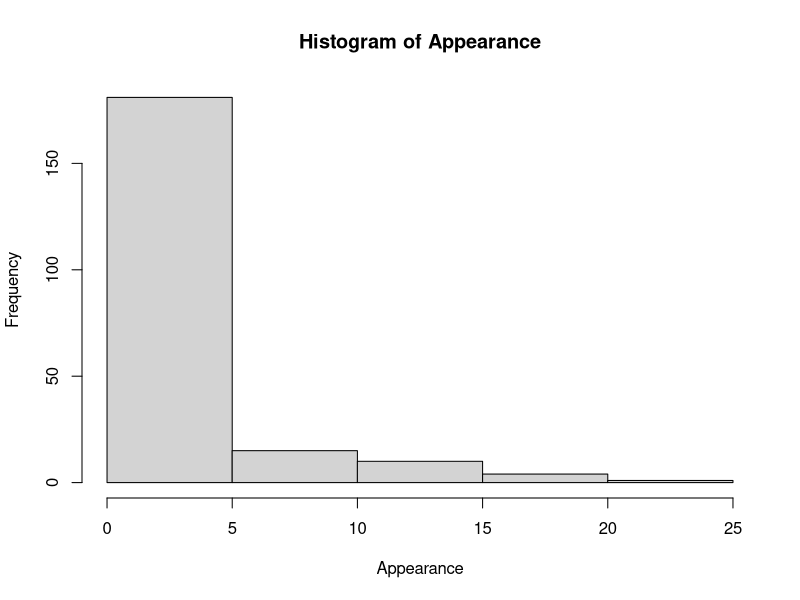
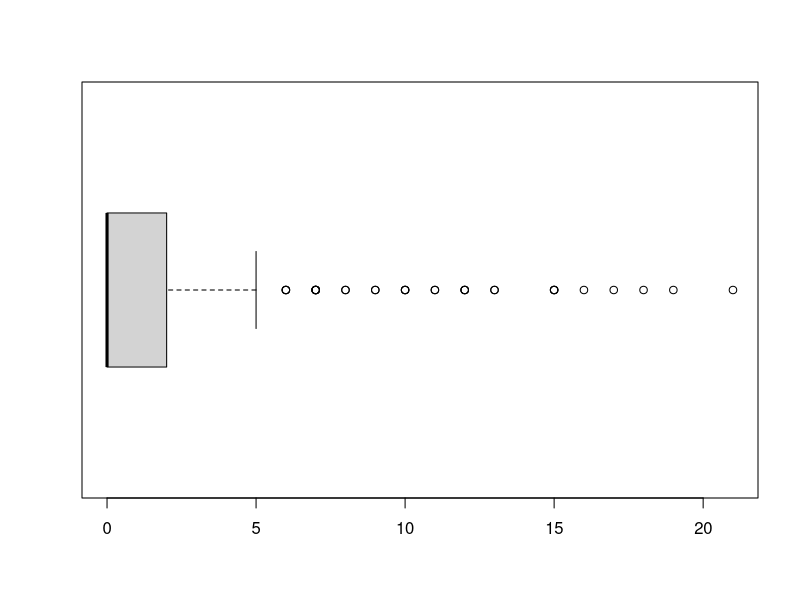
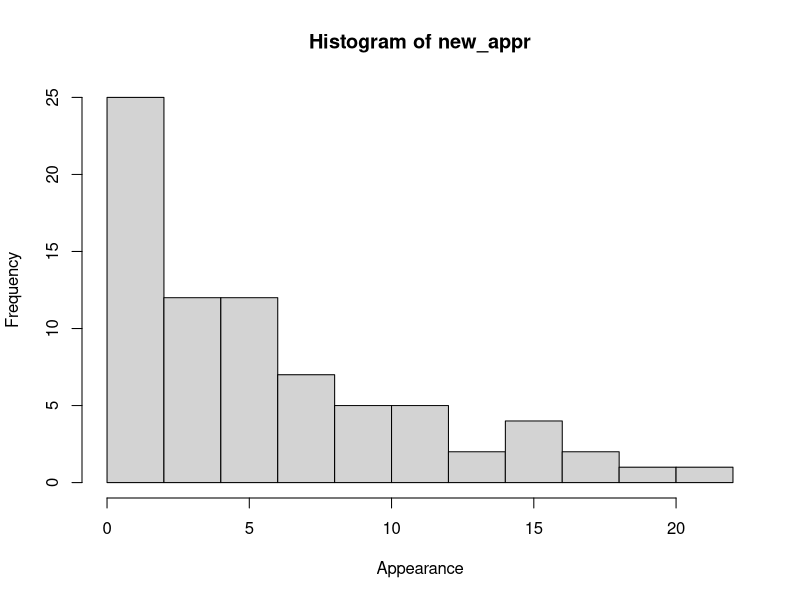
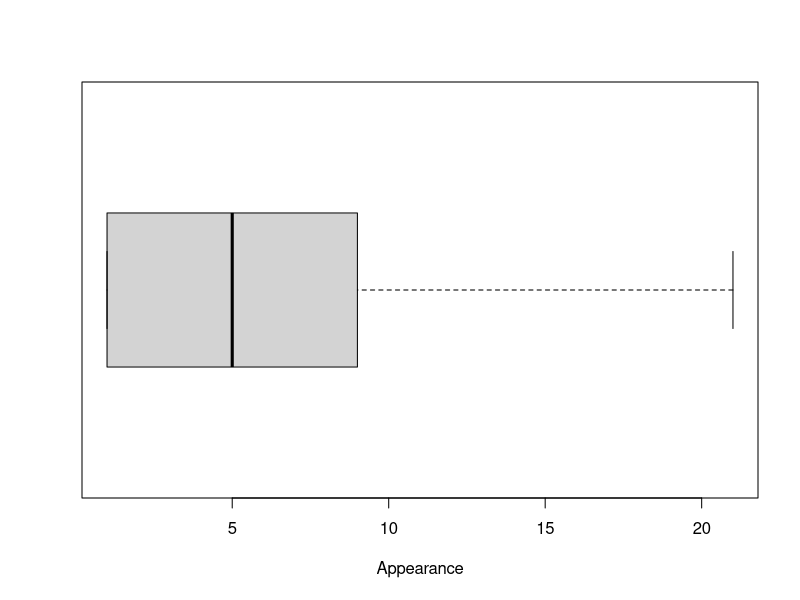
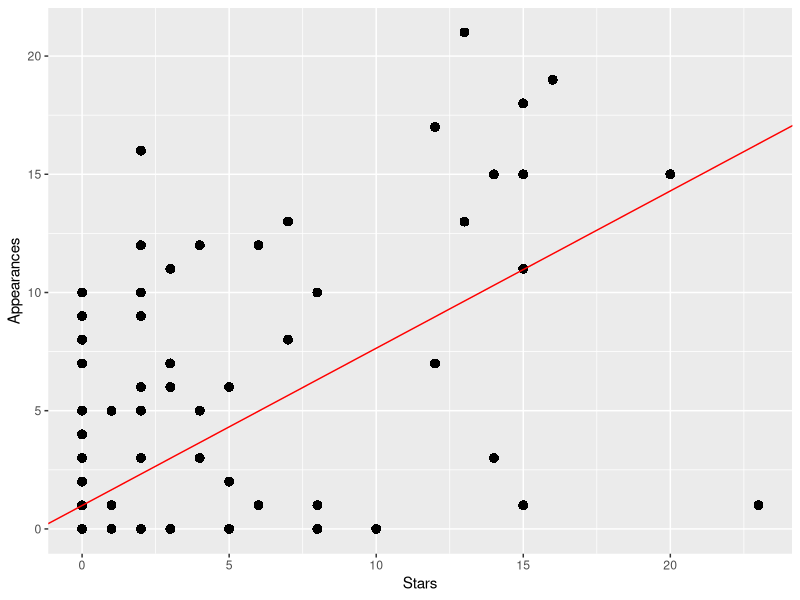

The R script that drew these images, in order:
## ---- chunk 1
knitr::opts_chunk$set(echo = TRUE)
## ---- chunk 2
library(readxl, logical.return=FALSE)
library(ggplot2, logical.return=FALSE)
library(dplyr, warn.conflicts=FALSE)

WC<- read_xlsx('WorldCup.xlsx')
## ---- chunk 3
Appearance<- pull(WC,7)

hist(Appearance, breaks = 5)
boxplot(Appearance, horizontal=TRUE)

#excluding the value
new_appr <- Appearance[Appearance!=0]
hist(new_appr, breaks = 10, xlab = 'Appearance')
boxplot(new_appr, horizontal = TRUE, xlab ='Appearance')
## ---- chunk 4
z<- lm(Appearances~Stars,data=WC)

ggplot(WC, aes(Stars, Appearances))+geom_point(size=3, shape=16)+
  geom_abline(slope=z$coefficients[2], intercept=z$coefficients[1], color='red')

 cor(WC$Stars, WC$Appearances)
